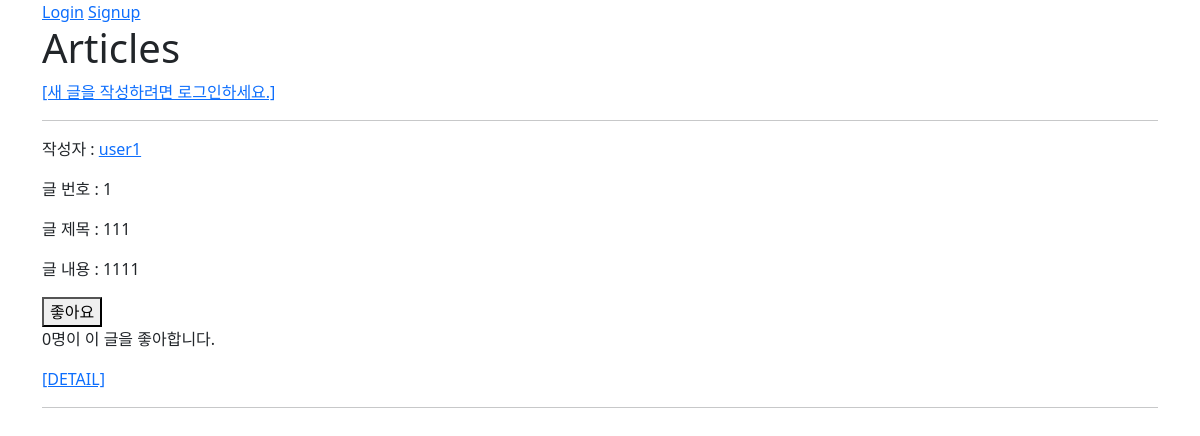
The app's page /articles/ with its own data.
### articles/models.py (models this page shows, shortened)
class Article(models.Model):
    user = models.ForeignKey(settings.AUTH_USER_MODEL, on_delete=models.CASCADE)
    like_users = models.ManyToManyField(settings.AUTH_USER_MODEL, related_name='like_articles')
    title = models.CharField(max_length=10)
    content = models.TextField()
    created_at = models.DateTimeField(auto_now_add=True)
    updated_at = models.DateTimeField(auto_now=True)

### accounts/models.py (models this page shows)
class User(AbstractUser):
    followings = models.ManyToManyField('self', symmetrical=False, related_name='followers')

### articles/views.py (the view)
# urls.py: path('', views.index, name='index'),
@require_safe
def index(request):
    articles = Article.objects.order_by('-pk')
    context = {
        'articles': articles,
    }
    return render(request, 'articles/index.html', context)

### articles/templates/articles/index.html (shortened to what this page needs)
{% extends 'base.html' %}
{% block content %}
  <h1>Articles</h1>
  {% if request.user.is_authenticated %}
    <a href="{% url 'articles:create' %}">[CREATE]</a>
  {% else %}
    <a href="{% url 'accounts:login' %}">[새 글을 작성하려면 로그인하세요.]</a>
  {% endif %}
  <hr>
  {% for article in articles %}
    <p>작성자 :
      <a href="{% url 'accounts:profile' article.user.username %}">{{ article.user }}</a>
    </p>
    <p>글 번호 : {{ article.pk }}</p>
    <p>글 제목 : {{ article.title }}</p>
    <p>글 내용 : {{ article.content }}</p>
    <div>
      <form class="like-form" data-article-id="{{ article.pk }}">
        {% if user in article.like_users.all %}
          <button id="like-button-{{ article.pk }}">좋아요 취소</button>
        {% else %}
          <button id="like-button-{{ article.pk }}">좋아요</button>
        {% endif %}
      </form>
      <p>
        <span id="like-count-{{ article.pk }}">{{ article.like_users.all|length }}</span>명이 이 글을 좋아합니다.
      </p>
    </div>
    <a href="{% url 'articles:detail' article.pk %}">[DETAIL]</a>
    <hr>
  {% endfor %}
{% endblock content %}

### records on screen
Article: user "user1", pk "1", title "111", content "1111", like_users.all|length "0"
